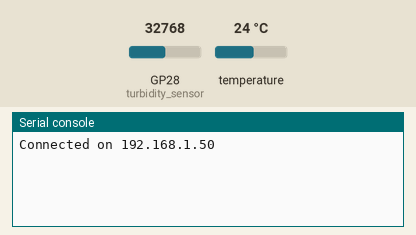
This program was run on a simulated Raspberry Pi Pico running MicroPython. Shown: the last lines printed to the serial console. The inputs (shaded band) are chosen by the test bench; at power-on: temperature 24 °C, GP28 (turbidity_sensor) = 32768 (analog values on the 0–65535 scale). WiFi joins after 1.5 s; no MQTT or app messages arrive unless stated; a WiFi scan finds one network, HomeNet.

Above: at 5.5 s.
5.6 s: temperature set to 12 °C
At 7.7 s:
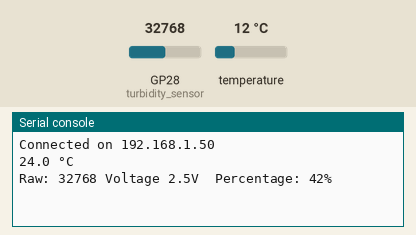
11.6 s: GP28 (turbidity_sensor) set to 45874
At 12.8 s:
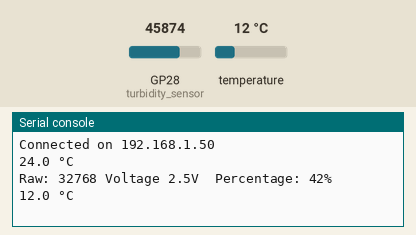
17.6 s: temperature set to 19 °C
At 20.8 s:
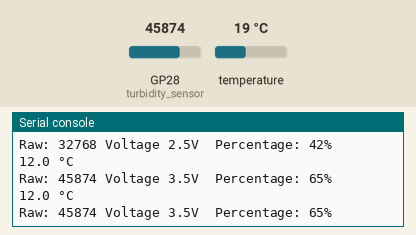
23.6 s: GP28 (turbidity_sensor) set to 57670
At 26.8 s:
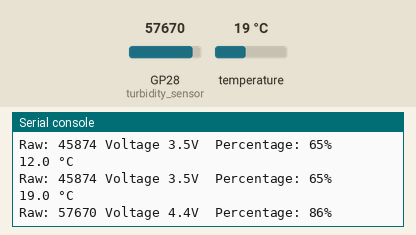
Timing chart, 0 to 28.3 s (numbered marks = the images above; inputs shaded):
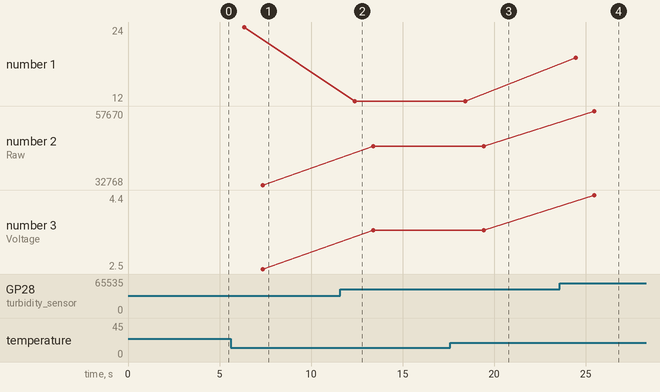

The program:

main.py
```python
"""
MQTT client that connects to the Adafruit IO MQTT server
and publishes values that represent temperature sensor measurements
"""

import network
from time import sleep
import socket
from umqtt.simple import MQTTClient
import onewire, ds18x20, time
from machine import ADC, Pin

# Fill in your WiFi network name (ssid) and password here:
SSID = 'RaspiNET'
PASSWORD = 'iv4n!sthe3b3st'

# Configure interface and aasign it to a variable
wlan = network.WLAN(network.STA_IF)
wlan.active(True)

# Scan for available Networks
scan_results = wlan.scan()

# Connect to WiFi
def wifi_connect():

    #Connect to WLAN
    wlan.connect(SSID, PASSWORD)
    sleep(2)

    while wlan.isconnected() == False:
        print('Waiting for connection...')
        wlan.connect(SSID, PASSWORD)
        sleep(5)


    print(f'Connected on {wlan.ifconfig()[0]}')

# Fill in the Adafruit IO Authentication and Feed MQTT Topic details
mqtt_host = "io.adafruit.com"
mqtt_username = "ivan85"  # The Adafruit IO username
mqtt_password = "aio_uzTi29lq2beejQhPdQU79EVBLKuJ"  # Adafruit IO Key
mqtt_publish_topic = "ivan85/feeds/DS18B20_sensor_data"  # The MQTT topic for the Adafruit IO Feed

mqtt_publish_topic_2 = "ivan85/feeds/turbidity_sensor"  # The MQTT topic for the Adafruit IO Feed

# Enter an ID for this MQTT Client
# It needs to be globally unique across all of Adafruit IO.
mqtt_client_id = "raspi_pi_w_temperature_sensor_DS18B20"
mqtt_client_id_2 = "raspi_pi_w_gravity_turbidity_sensor"

# Initialize MQTTClients and connect them to the MQTT server
mqtt_client = MQTTClient(
        client_id=mqtt_client_id,
        server=mqtt_host,
        user=mqtt_username,
        password=mqtt_password)

mqtt_client_2 = MQTTClient(
        client_id=mqtt_client_id_2,
        server=mqtt_host,
        user=mqtt_username,
        password=mqtt_password)

wifi_connect()

mqtt_client.connect()
mqtt_client_2.connect()

# Set the data pin for the sensor
SensorPin = Pin(27, Pin.IN)

turbidity_sensor = ADC(28)
conversion_factor = (5.0 / 65535)
low, high = 8866, 65535

# Tell MicroPython we're using a DS18B20 sensor, and which pin it's on
sensor = ds18x20.DS18X20(onewire.OneWire(SensorPin))

# Publish a data point to the Adafruit IO MQTT server every 3 seconds
# Note: Adafruit IO has rate limits in place, every 3 seconds is frequent
# enough to see data in realtime without exceeding the rate limit.

try:
    while True:
        # Read the data drom the DS18B20 temp sensor
        roms = sensor.scan()
        sensor.convert_temp() # Convert the sensor units to centigrade
        sleep(2) # Wait some time (you must wait at least 1 second before taking a reading)

        for rom in roms: # For each sensor found (just 1 in this case)

            sensor_data = sensor.read_temp(rom)

            print((sensor.read_temp(rom)), "°C") # Print the temperature reading with °C after it

            # Publish the data to the topic!
            mqtt_client.publish(mqtt_publish_topic, str(sensor_data))

        # Delay a bit to avoid hitting the rate limit
        raw = turbidity_sensor.read_u16()
        sleep(1)
        volts = raw * conversion_factor
        percentage = (int(((raw - low) * 100) / (high - low)))
        str_output =  f"Raw: {raw} Voltage {volts:.1f}V  Percentage: {percentage}%"
        turbidity_sensor_data = percentage
        print(str_output)
        mqtt_client_2.publish(mqtt_publish_topic_2, str(percentage))
        sleep(3)
except Exception as e:
    print(f'Failed to publish message: {e}')
finally:
    mqtt_client.disconnect()
```

Measured:
- after the input at 23.6 s, the serial console: prints a new line after 1.9 s (image 4)
- plotted number 2: 32768 → 45874 after the input at 11.6 s, 45874 → 57670 after the input at 23.6 s
- plotted number 3: 2.5 → 3.5 after the input at 11.6 s, 3.5 → 4.4 after the input at 23.6 s
